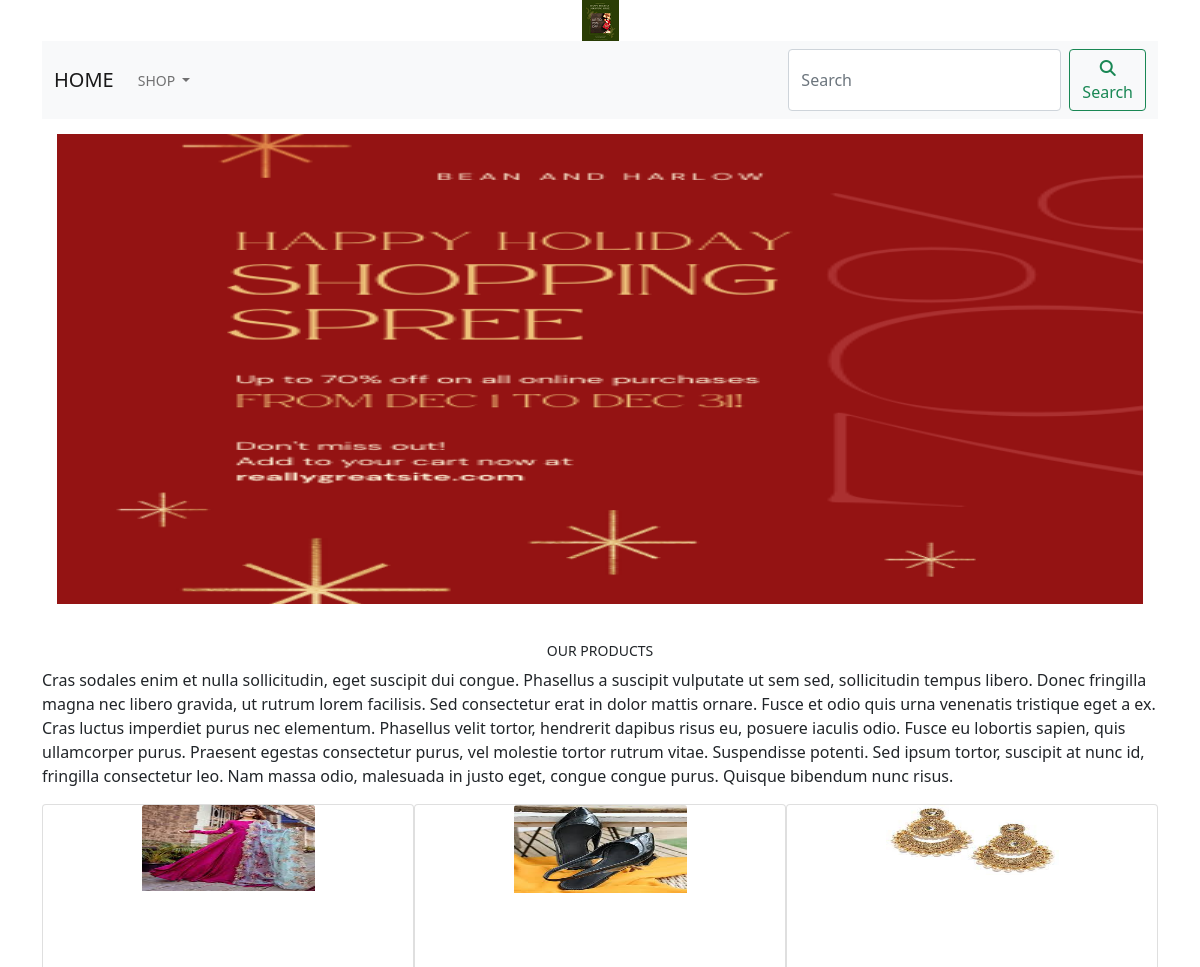
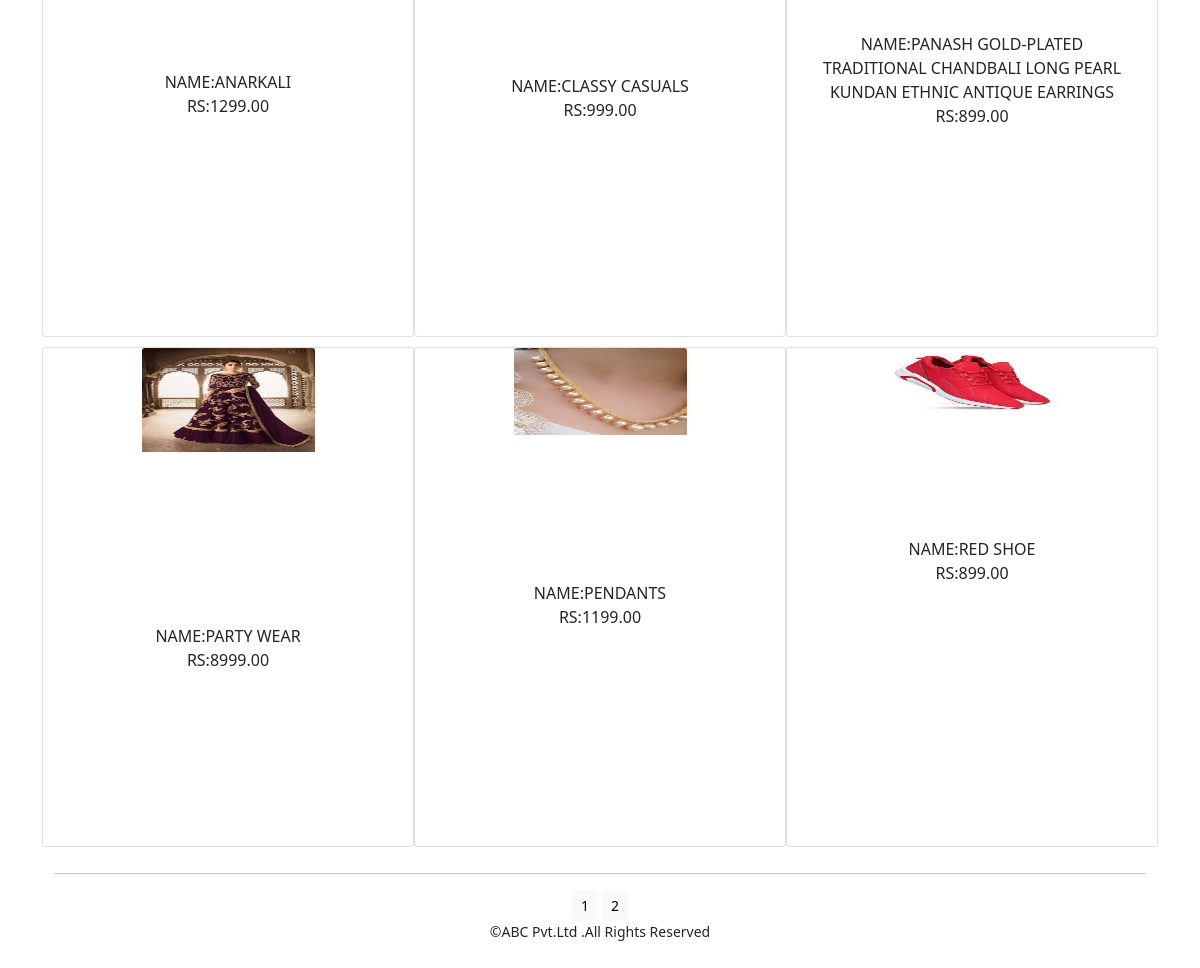
The app's page /shop/ with its own data (2 pictures, top to bottom).
### shopcart/models.py (models this page shows, shortened)
class Product(models.Model):
    name = models.CharField(max_length=250, unique=True)
    slug = models.SlugField(max_length=250, unique=True)
    description = models.TextField()
    price=models.DecimalField(max_digits=100,decimal_places=2)
    category=models.ForeignKey(Category,on_delete=models.CASCADE)
    image=models.ImageField(upload_to="product",blank=True)
    stock=models.IntegerField()
    available=models.BooleanField(blank=True)
    created=models.DateTimeField(auto_now_add=True)
    updated=models.DateTimeField(auto_now=True)
    def get_url(self):
        return reverse('shopcart:proCatetil',args=[self.category.slug,self.slug])
    class Meta:
        ordering=("name",)
        verbose_name="product"
        verbose_name_plural="products"

### shopcart/views.py (the view)
# urls.py: path("",views.allProCart,name="allProCat"),
def allProCart(request,c_slug=None):
    c_page=None
    products_list=None
    if c_slug!=None:
        c_page=get_object_or_404(Category,slug=c_slug)
        products_list=Product.objects.all().filter(category=c_page,available=True)
    else:
        products_list = Product.objects.all().filter(available=True)
    paginator=Paginator(products_list,6)
    try:
        page=int(request.GET.get('page',1))
    except:
        page=1
    try:
        products=paginator.page(page)
    except  (EmptyPage,InvalidPage):
        products=paginator.page(paginator.num_pages)
    return  render(request,'category.html',{'category':c_page,'products':products })

### cart/context_processors.py (called while the page is built)
def counter(request):
    item_count=0
    if 'admin' in request.path:
        return {}
    else:
        try:
            cart=Cart.objects.filter(cart_id=_cart_id(request))
            car_items=CartItem.objects.all().filter(cart=cart[:1])
            for cart_item in car_items:
                item_count += cart_item.quantity
        except Cart.DoesNotExist:
            item_count=0
    return dict(item_count=item_count)

### cart/views.py (called while the page is built)
def _cart_id(request):
    cart=request.session.session_key
    if not cart:
        cart=request.session.create()
    return cart

### shopcart/context_processors.py (called while the page is built)
def menu_links(request):
    links=Category.objects.all()
    return dict(links=links)

### shopcart/models.py (called while the page is built)
    def get_url(self):
        return reverse("shopcart:product_by_category",args=[self.slug])

### shopcart/templates/category.html (shortened to what this page needs)
{% extends 'base.html' %}
{% load static %}
{% block content %}
        <div class="mx_auto">
            {% if category %}
            <img class="my_image" src="{{ category.image.url }}" alt="{{ category.name }}" style="width:100%;height:200px;">
        </div> <br>
        <div>
            <h1 class="text-center my-title">{{ category.name }}</h1>
            <p class="text-justify">{{ category.description }}</p>
        </div>
        {% else %}
        <div>
            <img class="my_image my_image_padding" src="{% static 'img/logo.png' %}" style="width:100%;height:500px;"
                 alt="our products">
        </div>
        <br>
<div>
    <h1 class="text-center my-title">Our products</h1>
    <p class="text-justify"> Cras sodales enim et nulla sollicitudin, eget suscipit dui congue. Phasellus a suscipit
        vulputate ut sem sed, sollicitudin tempus libero. Donec fringilla magna nec libero gravida, ut rutrum lorem
        facilisis. Sed consectetur erat in dolor mattis ornare. Fusce et odio quis urna venenatis tristique eget a ex.
        Cras luctus imperdiet purus nec elementum. Phasellus velit tortor, hendrerit dapibus risus eu, posuere iaculis
        odio. Fusce eu lobortis sapien, quis ullamcorper purus. Praesent egestas consectetur purus, vel molestie tortor
        rutrum vitae. Suspendisse potenti. Sed ipsum tortor, suscipit at nunc id, fringilla consectetur leo. Nam massa
        odio, malesuada in justo eget, congue congue purus. Quisque bibendum nunc risus. </p>
</div>
{% endif %}
<div class="container">
    <div class="row mx_auto">
        {% for product in products.object_list %}
        <div class="my_bottom_margin col-9 col-sm-12 col-md-4">
            <div class="row">
            <div class="card text-center" style="width:400px;height:500px;">
                <a href="{{product.get_url}}"><img class="card-img-top my_image" style="width:50%;height:40%" src="{{product.image.url}}"
                                                   alt={{product.name}}""></a>
                <div class="card-body">
                    <div>Name:{{ product.name }}</div>
                    <div>Rs:{{ product.price }}</div>
                </div>
                </div>
            </div>
        </div>
                    {%endfor%}
        <div class="mx-auto">
            {% if products.paginator.num_pages > 1 %}
            <hr>
            <div class="text-center">
                {% for pg in products.paginator.page_range %}
                <a href="?page={{pg}}"
                   class="btn btn-light btn-sm{%if products.number == pg%} active {%endif%}">{{pg}}</a>
                {% endfor %}
            </div>
            {% endif %}
        </div>
        <br>
    </div>
</div>
{% endblock %}

### shopcart/templates/base.html (shortened to what this page needs)
<!DOCTYPE html>
{% load static %}
<html lang="en">
<head>
    <link href="{% static 'css/bootstrap.min.css' %}" rel="stylesheet">
    <link rel="stylesheet" href="{% static 'css/custom.css' %}">
</head>
<body>
<div class="container">
    {% include 'header.html' %}
    {% include 'nav.html' %}
    {% block content %}
    {% endblock %}
</div>
<div>
    {% include 'footer.html' %}
</div>
</body>
</html>

### shopcart/templates/header.html
{% load static %}
<header>
    <center>
        <a href="{% url 'shopcart:allProCat' %}"><img src="{% static 'img/abc.png' %}" alt="logoimage"></a>
    </center>
</header>

### shopcart/templates/nav.html (shortened to what this page needs)
<nav class="navbar navbar-expand-lg navbar-light bg-light">
    <div class="container-fluid">
        <a class="navbar-brand" href="{% url 'shopcart:allProCat' %}">HOME</a>
        <div class="collapse navbar-collapse" id="navbarSupportedContent">
            <ul class="navbar-nav me-auto mb-2 mb-lg-0">
                <li class="nav-item dropdown {% if 'shopcart' in request.path %} active {% endif %}">
                    <a class="nav-link dropdown-toggle" href="#" id="navbarDropdown" role="button"
                       data-bs-toggle="dropdown" aria-expanded="false">
                        SHOP
                    </a>
                </li>
            </ul>
            <form class="d-flex" action="{% url 'search_app:searchResult' %}" method="get">
                <input class="form-control me-2" type="search" placeholder="Search" aria-label="Search" name="q">
                <button class="btn btn-outline-success" type="submit"><i class="fa fa-magnifying-glass"></i>Search
                </button>
            </form>
        </div>
    </div>
</nav>

### shopcart/templates/footer.html
<footer class="footer navbar-fixed-bottom my_footer">
    <p class="text-center ">
        &copy;ABC Pvt.Ltd .All Rights Reserved
    </p>
</footer>

### shopcart/static/css/custom.css (style rules this page uses)
.nav-item { font-size:14px; text-transform:uppercase; }
.my_footer { background-color:#f8f9fq; height:60px; }
.my_footer p { padding-top:2-px; font-size:14px; }
.my-title { font-size:14px; text-transform:uppercase; }
.my_image_padding { padding:15px; }
.my_bottom_margin { margin-bottom:10px; }
.card-body { text-transform:uppercase; }
.card-img-top { width:45%; }

### records on screen
Product: image (picture), name "ANARKALI", price "1299.00"
Product: image (picture), name "CLASSY CASUALS", price "999.00"
Product: image (picture), name "PANASH GOLD-PLATED TRADITIONAL CHANDBALI LONG PEARL KUNDAN ETHNIC ANTIQUE EARRINGS", price "899.00"
Product: image (picture), name "PARTY WEAR", price "8999.00"
Product: image (picture), name "PENDANTS", price "1199.00"
Product: image (picture), name "RED SHOE", price "899.00"

### other values on screen
{{ pg }} "1" "2"
